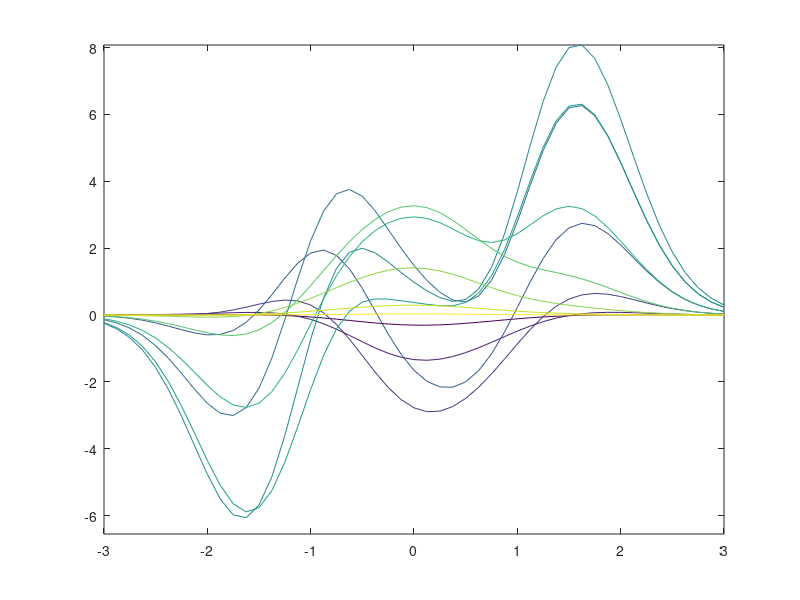

Write MATLAB code to recreate this figure.
function result = test_contour_006
result = false;
a = figure;
[Z,x,y] = peaks;
contour(x,y,Z,[-3:.5:3]);
drawnow;
close(a);
result = true;
